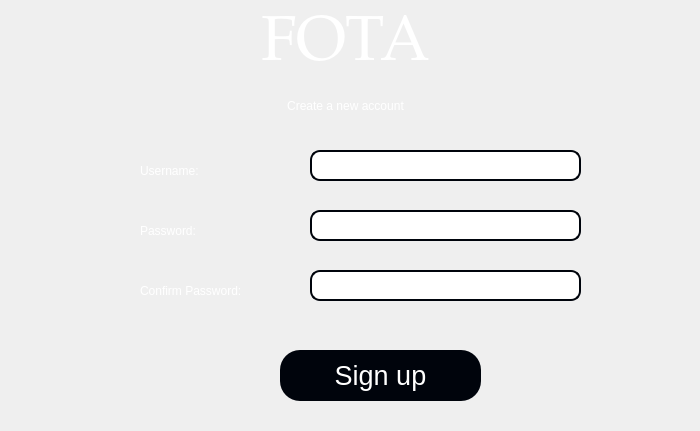
<?xml version="1.0" encoding="UTF-8"?>
<ui version="4.0">
 <class>Dialog</class>
 <widget class="QDialog" name="Dialog">
  <property name="geometry">
   <rect>
    <x>0</x>
    <y>0</y>
    <width>700</width>
    <height>431</height>
   </rect>
  </property>
  <property name="maximumSize">
   <size>
    <width>710</width>
    <height>437</height>
   </size>
  </property>
  <property name="windowTitle">
   <string>Dialog</string>
  </property>
  <widget class="QLabel" name="imglabel">
   <property name="geometry">
    <rect>
     <x>0</x>
     <y>0</y>
     <width>701</width>
     <height>431</height>
    </rect>
   </property>
   <property name="text">
    <string/>
   </property>
   <property name="pixmap">
    <pixmap resource="img.qrc">:/icons/img/Siemens_AISIN_Capital_.jpg</pixmap>
   </property>
   <property name="scaledContents">
    <bool>true</bool>
   </property>
  </widget>
  <widget class="QLabel" name="usernamelabel">
   <property name="geometry">
    <rect>
     <x>140</x>
     <y>160</y>
     <width>81</width>
     <height>21</height>
    </rect>
   </property>
   <property name="styleSheet">
    <string notr="true">font: 12pt &quot;MS Shell Dlg 2&quot;;
color: rgb(255, 255, 255);</string>
   </property>
   <property name="text">
    <string>Username:</string>
   </property>
  </widget>
  <widget class="QLineEdit" name="username">
   <property name="geometry">
    <rect>
     <x>310</x>
     <y>150</y>
     <width>271</width>
     <height>31</height>
    </rect>
   </property>
   <property name="styleSheet">
    <string notr="true">QLineEdit{
border-radius: 10px;
border: 2px solid #00040c;
color: rgb(0, 13, 40);
font: 12pt &quot;MS Shell Dlg 2&quot;;
}
QLineEdit:focus{
border: 2px solid #003558;

}</string>
   </property>
  </widget>
  <widget class="QLabel" name="label_2">
   <property name="geometry">
    <rect>
     <x>140</x>
     <y>280</y>
     <width>141</width>
     <height>21</height>
    </rect>
   </property>
   <property name="styleSheet">
    <string notr="true">font: 12pt &quot;MS Shell Dlg 2&quot;;
color: rgb(255, 255, 255);</string>
   </property>
   <property name="text">
    <string>Confirm Password:</string>
   </property>
  </widget>
  <widget class="QLabel" name="FOTA2">
   <property name="enabled">
    <bool>true</bool>
   </property>
   <property name="geometry">
    <rect>
     <x>0</x>
     <y>10</y>
     <width>691</width>
     <height>71</height>
    </rect>
   </property>
   <property name="font">
    <font>
     <family>Palatino Linotype</family>
     <pointsize>48</pointsize>
     <weight>9</weight>
     <italic>false</italic>
     <bold>false</bold>
    </font>
   </property>
   <property name="styleSheet">
    <string notr="true">font: 75 48pt &quot;Palatino Linotype&quot;;
color: rgb(255, 255, 255);
</string>
   </property>
   <property name="text">
    <string>FOTA</string>
   </property>
   <property name="alignment">
    <set>Qt::AlignCenter</set>
   </property>
  </widget>
  <widget class="QLabel" name="label">
   <property name="geometry">
    <rect>
     <x>140</x>
     <y>220</y>
     <width>81</width>
     <height>21</height>
    </rect>
   </property>
   <property name="styleSheet">
    <string notr="true">font: 12pt &quot;MS Shell Dlg 2&quot;;
color: rgb(255, 255, 255);</string>
   </property>
   <property name="text">
    <string>Password:</string>
   </property>
  </widget>
  <widget class="QLineEdit" name="password">
   <property name="geometry">
    <rect>
     <x>310</x>
     <y>210</y>
     <width>271</width>
     <height>31</height>
    </rect>
   </property>
   <property name="styleSheet">
    <string notr="true">QLineEdit{
border-radius: 10px;
border: 2px solid #00040c;
color: rgb(0, 13, 40);
font: 12pt &quot;MS Shell Dlg 2&quot;;
}
QLineEdit:focus{
border: 2px solid #003558;

}</string>
   </property>
  </widget>
  <widget class="QLineEdit" name="password2">
   <property name="geometry">
    <rect>
     <x>310</x>
     <y>270</y>
     <width>271</width>
     <height>31</height>
    </rect>
   </property>
   <property name="styleSheet">
    <string notr="true">QLineEdit{
border-radius: 10px;
border: 2px solid #00040c;
color: rgb(0, 13, 40);
font: 12pt &quot;MS Shell Dlg 2&quot;;
}
QLineEdit:focus{
border: 2px solid #003558;

}</string>
   </property>
  </widget>
  <widget class="QLabel" name="textlabel">
   <property name="geometry">
    <rect>
     <x>0</x>
     <y>80</y>
     <width>691</width>
     <height>51</height>
    </rect>
   </property>
   <property name="styleSheet">
    <string notr="true">font: 22pt &quot;MS Shell Dlg 2&quot;;
color: rgb(255, 255, 255);</string>
   </property>
   <property name="text">
    <string>Create a new account</string>
   </property>
   <property name="alignment">
    <set>Qt::AlignCenter</set>
   </property>
  </widget>
  <widget class="QPushButton" name="signupButton">
   <property name="geometry">
    <rect>
     <x>280</x>
     <y>350</y>
     <width>201</width>
     <height>51</height>
    </rect>
   </property>
   <property name="font">
    <font>
     <family>Nirmala UI</family>
     <pointsize>20</pointsize>
     <weight>9</weight>
     <italic>false</italic>
     <bold>false</bold>
    </font>
   </property>
   <property name="styleSheet">
    <string notr="true">QPushButton{
font: 75 20pt &quot;Nirmala UI&quot;;
color: rgb(255, 255, 255);
background-color: rgb(0, 4, 12);
border-radius:20px;
}

QPushButton:hover {
background-color: rgb(0, 15, 25);
}</string>
   </property>
   <property name="text">
    <string>Sign up</string>
   </property>
  </widget>
  <widget class="QLabel" name="error">
   <property name="geometry">
    <rect>
     <x>250</x>
     <y>320</y>
     <width>261</width>
     <height>20</height>
    </rect>
   </property>
   <property name="styleSheet">
    <string notr="true">font: 10pt &quot;MS Shell Dlg 2&quot;;
color: rgb(176, 0, 2);</string>
   </property>
   <property name="text">
    <string/>
   </property>
  </widget>
 </widget>
 <resources>
  <include location="img.qrc"/>
 </resources>
 <connections/>
</ui>
